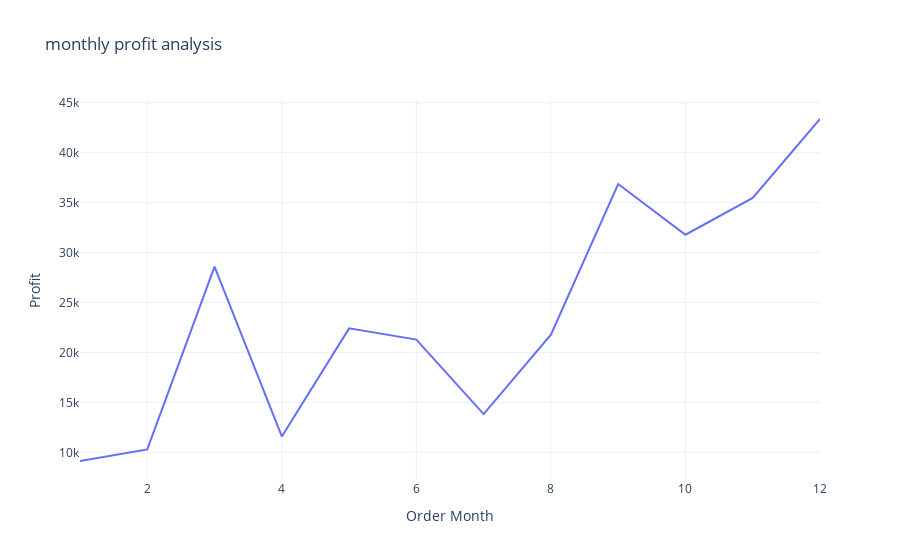

Notebook cell for this chart:
### Code cell
fig = px.line(profit_by_month,
             x = 'Order Month',
             y = 'Profit',
             title = 'monthly profit analysis')

fig.show()

### Figure 1 — Plotly figure (JSON) as saved in the notebook; plotly's stock layout.template omitted (floating-point values rounded to 4 significant figures)
{"data": [{"hovertemplate": "Order Month=%{x}<br>Profit=%{y}<extra></extra>", "legendgroup": "", "line": {"color": "#636efa", "dash": "solid"}, "marker": {"symbol": "circle"}, "mode": "lines", "name": "", "orientation": "v", "showlegend": false, "type": "scatter", "x": [1, 2, 3, 4, 5, 6, 7, 8, 9, 10, 11, 12], "xaxis": "x", "y": [9134.0, 10290.0, 28590.0, 11590.0, 22410.0, 21290.0, 13830.0, 21780.0, 36860.0, 31780.0, 35470.0, 43370.0], "yaxis": "y"}], "layout": {"autosize": true, "legend": {"tracegroupgap": 0}, "title": {"text": "monthly profit analysis"}, "xaxis": {"anchor": "y", "autorange": true, "domain": [0, 1], "range": [1, 12], "title": {"text": "Order Month"}, "type": "linear"}, "yaxis": {"anchor": "x", "autorange": true, "domain": [0, 1], "range": [7233.0, 45270.0], "title": {"text": "Profit"}, "type": "linear"}}}
